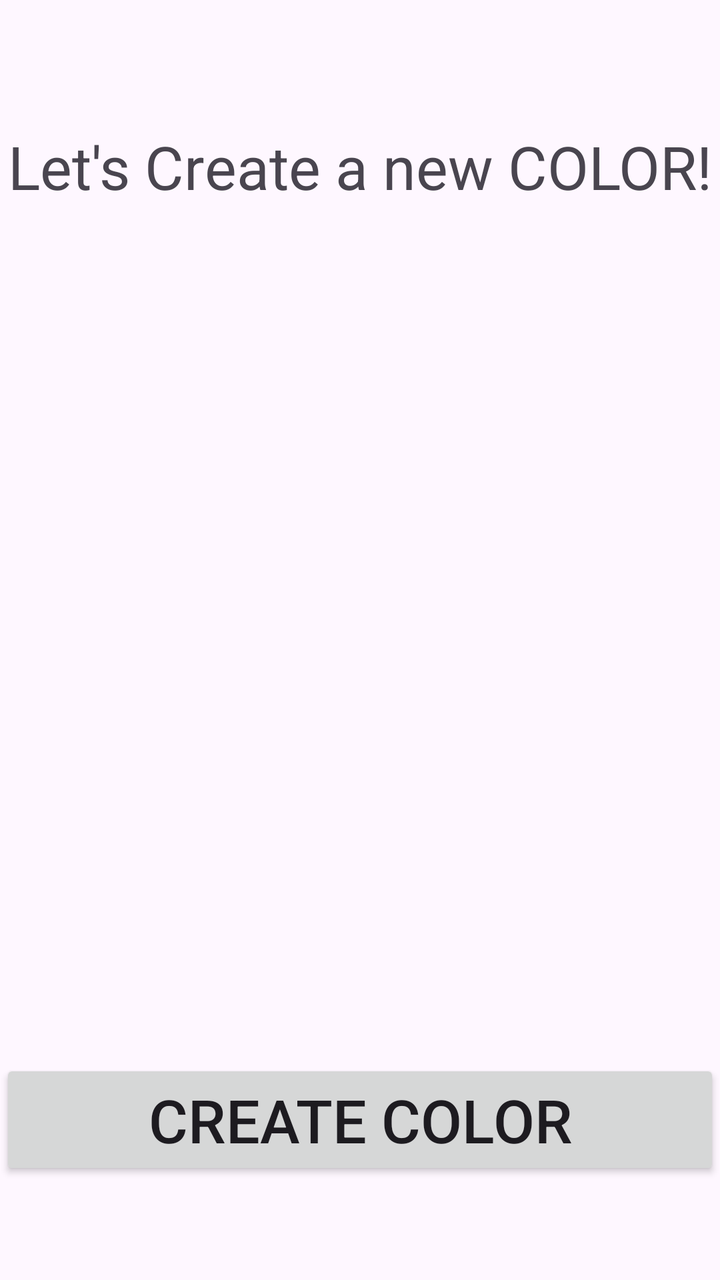
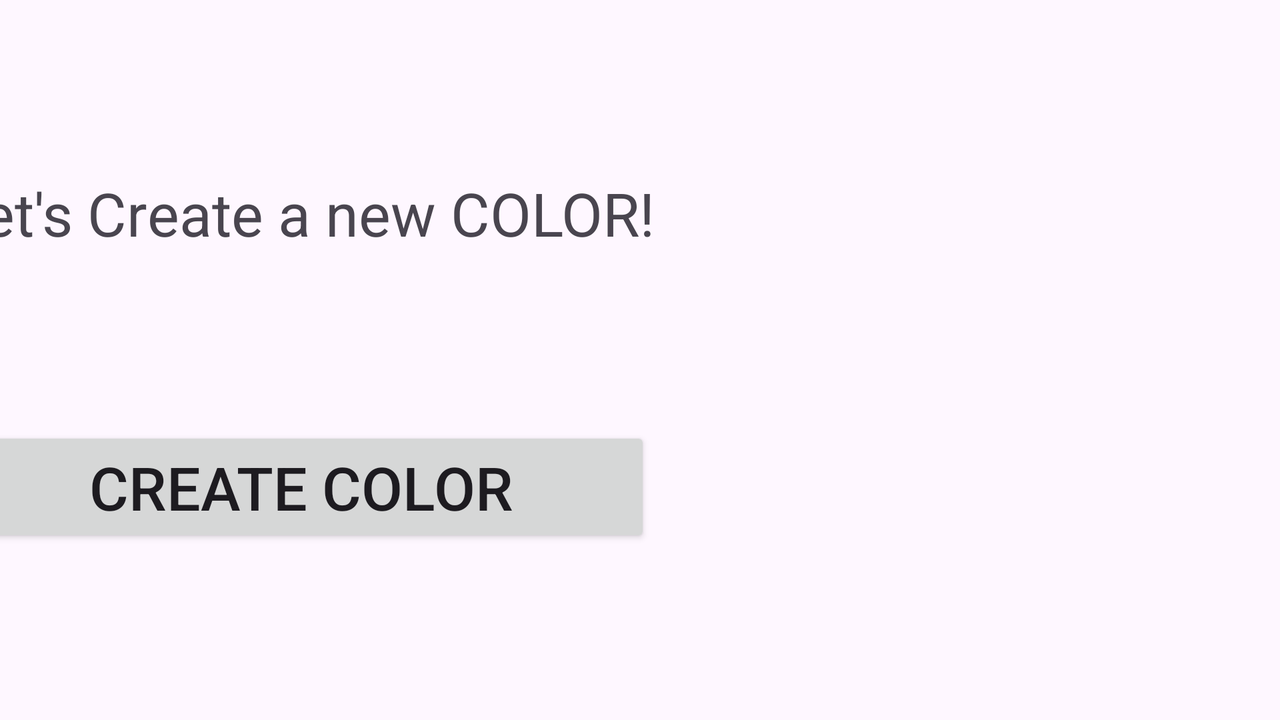

Two renders of one Android screen. The first uses the default layout on a phone; the second uses the alternative layout the repository ships for a different screen configuration, on a matching device. The two XML files are below.
<!-- AndroidManifest.xml: application theme Theme.Create_color_app -->
<!-- res/layout/activity_main.xml -->
<?xml version="1.0" encoding="utf-8"?>
<androidx.constraintlayout.widget.ConstraintLayout xmlns:android="http://schemas.android.com/apk/res/android"
    xmlns:app="http://schemas.android.com/apk/res-auto"
    xmlns:tools="http://schemas.android.com/tools"
    android:id="@+id/main"
    android:layout_width="match_parent"
    android:layout_height="match_parent"
    tools:context=".MainActivity">

    <TextView
        android:id="@+id/AppNameText"
        android:layout_width="wrap_content"
        android:layout_height="wrap_content"
        android:text="@string/header_text"
        android:textSize="30sp"
        app:layout_constraintBottom_toTopOf="@+id/ColorView"
        app:layout_constraintEnd_toEndOf="parent"
        app:layout_constraintStart_toStartOf="parent"
        app:layout_constraintTop_toTopOf="parent" />

    <View
        android:id="@+id/ColorView"
        android:layout_width="300dp"
        android:layout_height="300dp"
        app:layout_constraintBottom_toTopOf="@+id/CreateButton"
        app:layout_constraintTop_toBottomOf="@+id/AppNameText"
        app:layout_constraintEnd_toEndOf="parent"
        app:layout_constraintStart_toStartOf="parent"
        />

    <Button
        android:id="@+id/CreateButton"
        android:layout_width="match_parent"
        android:layout_height="wrap_content"
        android:text="@string/create_button_text"
        android:textSize="30sp"
        android:textAllCaps="true"
        app:layout_constraintBottom_toBottomOf="parent"
        android:layout_marginBottom="50dp"
        />
</androidx.constraintlayout.widget.ConstraintLayout>
<!-- resources referenced by this layout -->
<resources>
  <string name="create_button_text">Create color</string>
  <string name="header_text">Let\'s Create a new COLOR!</string>
  <style name="Theme.Create_color_app" parent="Base.Theme.Create_color_app" />
  <style name="Base.Theme.Create_color_app" parent="Theme.Material3.DayNight.NoActionBar">
          
          
      </style>
</resources>
<!-- res/layout-land/activity_main.xml (the author's variant of the layout above) -->
<!-- drawn on the phone turned sideways -->
<?xml version="1.0" encoding="utf-8"?>
<androidx.constraintlayout.widget.ConstraintLayout xmlns:android="http://schemas.android.com/apk/res/android"
    xmlns:app="http://schemas.android.com/apk/res-auto"
    xmlns:tools="http://schemas.android.com/tools"
    android:id="@+id/main"
    android:layout_width="match_parent"
    android:layout_height="match_parent"
    tools:context=".MainActivity">

    <TextView
        android:id="@+id/AppNameText"
        android:layout_width="wrap_content"
        android:layout_height="wrap_content"
        android:text="@string/header_text"
        android:textSize="30sp"
        app:layout_constraintStart_toStartOf="@+id/CreateButton"
        app:layout_constraintTop_toTopOf="parent"
        app:layout_constraintBottom_toTopOf="@+id/CreateButton"
        />

    <View
        android:id="@+id/ColorView"
        android:layout_width="300dp"
        android:layout_height="300dp"
        app:layout_constraintBottom_toBottomOf="parent"
        app:layout_constraintTop_toTopOf="parent"
        app:layout_constraintEnd_toEndOf="parent"
        android:layout_marginEnd="40dp"
        />

    <Button
        android:id="@+id/CreateButton"
        android:layout_width="350dp"
        android:layout_height="wrap_content"
        android:text="@string/create_button_text"
        android:textSize="30sp"
        android:textAllCaps="true"
        app:layout_constraintBottom_toBottomOf="parent"
        app:layout_constraintTop_toBottomOf="@+id/AppNameText"
        app:layout_constraintStart_toStartOf="parent"
        app:layout_constraintEnd_toStartOf="@+id/ColorView"
        />

</androidx.constraintlayout.widget.ConstraintLayout>
